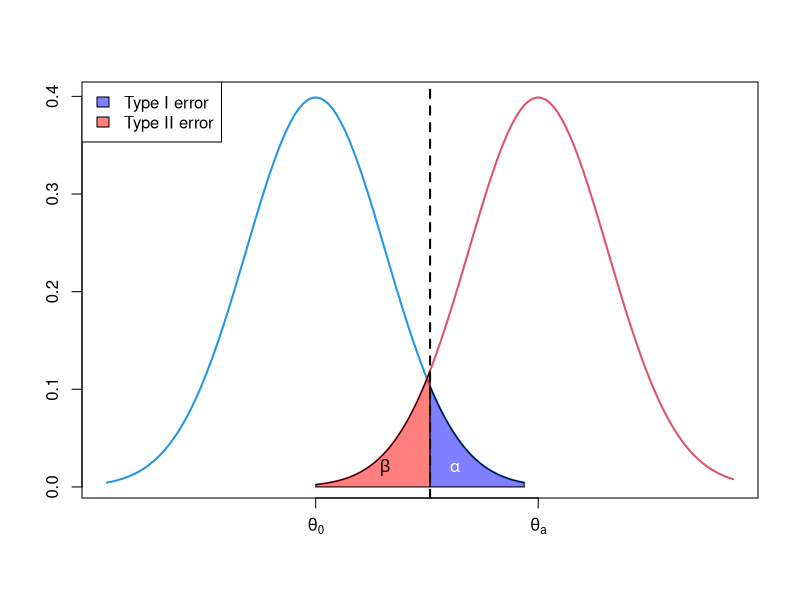
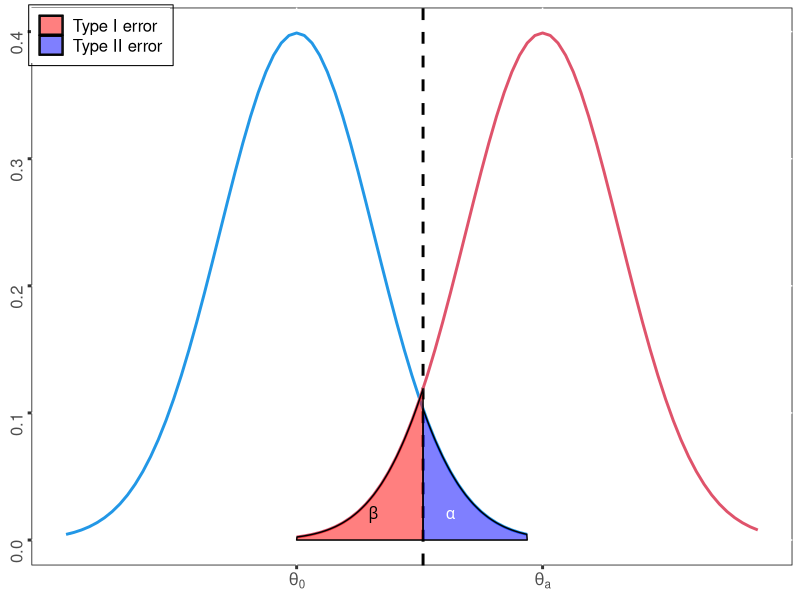

Here is the R script that generated these plots, in order:
## ---- chunk 1
knitr::opts_chunk$set(echo = TRUE)
## ---- chunk 2
library(tidyverse)
## ---- chunk 3
standardize <- function(v, centered_only = FALSE, na.remove = FALSE) {
  mu <- mean(v, na.rm = na.remove)
  sigma <- sd(v, na.rm = na.remove)
  if(centered_only) {
    return(v - mu)
  }else{
    return((v-mu)/sigma)
  }
}

v <- c(1,2,3,4, NA)
standardize(v, centered_only = T, na.remove = T)
## ---- chunk 4
matrix_sum <- function(m) {
  result <- 0
  for(i in m) {
    result = result + i
  }
  return(result)
}

m <- matrix(
  1:16, 
  nrow=4,   
  ncol=4,   
  byrow = FALSE)
m
matrix_sum(m)
## ---- chunk 5
curve(dnorm, from=-3, to=3, xlim=c(-3, 6), lwd=2, col=4, axes=FALSE, xlab=NA, ylab=NA)
curve(dnorm(x, mean=3.2), add=TRUE, col=2, lwd=2, from=0, to=6)
coord.x <- c(qnorm(0.95),seq(qnorm(0.95), 0, by=-0.01), 0)
coord.y <- c(0, dnorm(coord.x[-c(1, length(coord.x))], mean=3.2), 0) 
polygon(coord.x, coord.y, col=rgb(1, 0, 0, 0.5))
coord.x <- c(qnorm(0.95),seq(qnorm(0.95), 3, by=0.01), 3)
coord.y <- c(0, dnorm(coord.x[-c(1, length(coord.x))]), 0) 
polygon(coord.x, coord.y, col=rgb(0, 0, 1, 0.5))
abline(v = qnorm(0.95), lty=2, lwd=2)
text(1, 0.02, labels = expression(beta))
text(2, 0.02, labels = expression(alpha), col = "white")
axis(1, at = c(0, 3.2), labels = c(expression(theta[0]), expression(theta[a])))
axis(2)
box()
legend("topleft", c("Type I error", "Type II error"), fill=c(rgb(0, 0, 1, 0.5), rgb(1, 0, 0, 0.5)))
## ---- chunk 6
coord0.x <- c(qnorm(0.95),seq(qnorm(0.95), 0, by=-0.01), 0)
coord0.y <- c(0, dnorm(coord0.x[-c(1, length(coord0.x))], mean=3.2), 0) 
coord1.x <- c(qnorm(0.95),seq(qnorm(0.95), 3, by=0.01), 3)
coord1.y <- c(0, dnorm(coord1.x[-c(1, length(coord1.x))]), 0) 
h0.x <- seq(-3, 3, 0.1)
h0.y <- dnorm(h0.x, 0, 1)
h0 <- data.frame(h0.x, h0.y)
h1.x <- seq(0, 6, 0.1)
h1.y <- dnorm(h1.x, 3.2, 1)
h1 <- data.frame(h1.x, h1.y)
ggplot() +
  geom_vline(aes(xintercept = qnorm(0.95)), linetype = 2, lwd = 1) +
  geom_line(data = h0, mapping = aes(h0.x, h0.y), col = 4, lwd = 1) +
  geom_line(data = h1, mapping = aes(h1.x, h1.y), col = 2, lwd = 1) +
  geom_polygon(aes(coord0.x, coord0.y, fill = "color1"), col = 1, alpha = 0.5) +
  annotate("text", x = 1, y = 0.02, label = expression(beta)) +
  geom_polygon(aes(coord1.x, coord1.y, fill = "color2"), col = 1, alpha = 0.5) +
  annotate("text", x = 2, y = 0.02, label = expression(alpha), col = "white") +
  scale_x_continuous(breaks = c(0, 3.2), labels=c(expression(theta[0]), expression(theta[a]))) +
  scale_fill_manual(values = c(color1=rgb(1, 0, 0, 0.5), color2=rgb(0, 0, 1, 0.5)), label = c("Type I error", "Type II error")) + 
  theme(text = element_text(size=15),
        axis.title=element_blank(),
        axis.ticks = element_line(size = 1),
        axis.text.y = element_text(angle = 90),
        panel.background = element_rect(fill = NA, color = "black"),
        panel.grid.minor = element_blank(),
        legend.title = element_blank(),
        legend.position = c(0, 1),
        legend.justification = c(0, 1),
        legend.box.background = element_rect(colour = "black", fill = NA),
        legend.box.margin = margin(2, 2, 2, 2),
        legend.text = element_text(size = 12, margin = margin(l = 7), hjust = 0),
        legend.key.height = unit(0.2, "inch"))
## ---- chunk 7
isPrime <- function(n) {
  tag = 0
  
  if(n==1) {
    return(F)
  } else if(n == 2 | n == 3) {
    return(T)
  } else {
    for(i in 2:floor(n/2)) {
      if(n %% i == 0) {
        tag = 1
        break
      }
    }
  }
  
  if(tag == 1) {
    return(F)
  } else {
    return(T)
  }
 
}

isPrime(11)
